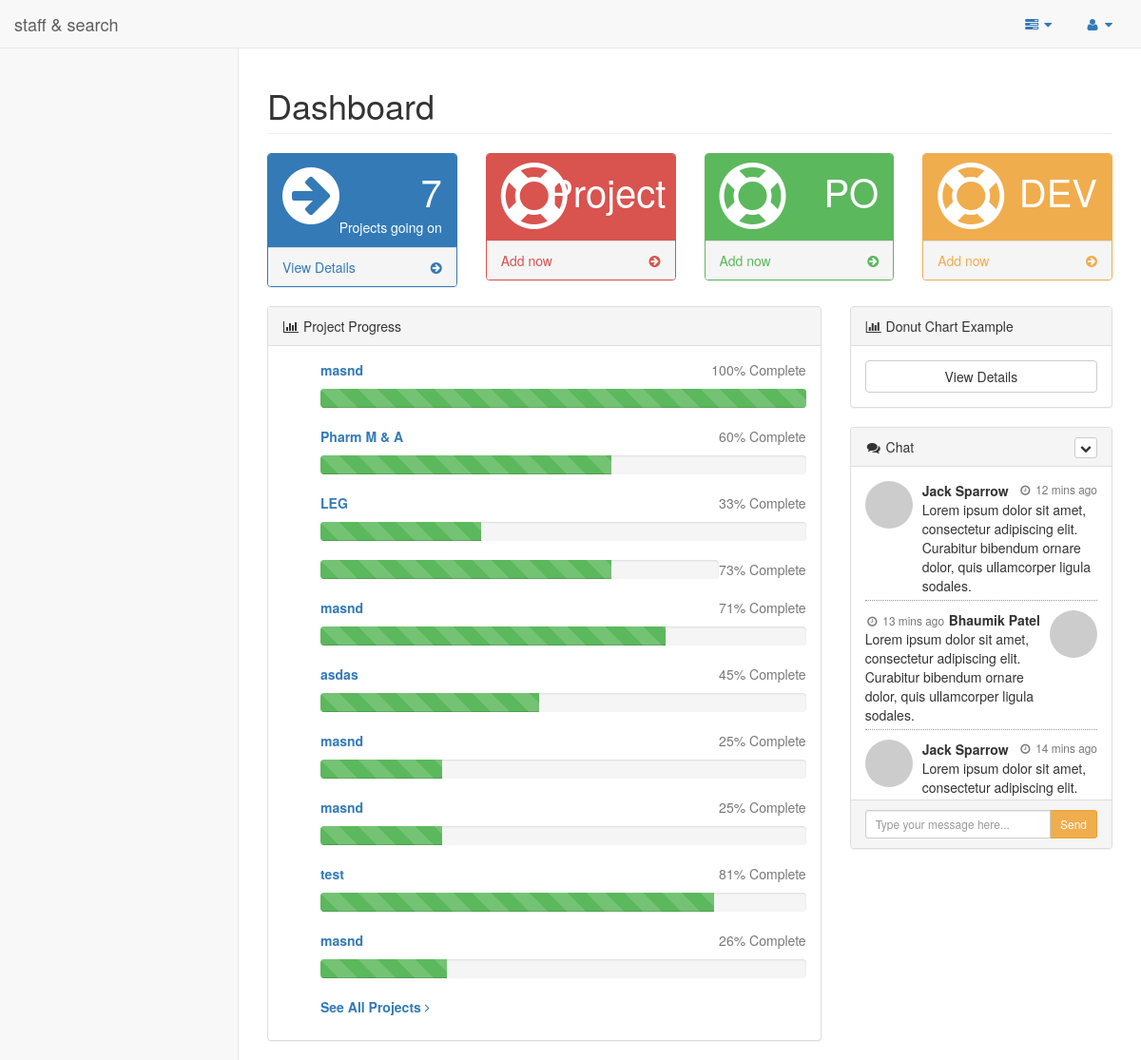
Page /admin/index.php on the earlier database version.
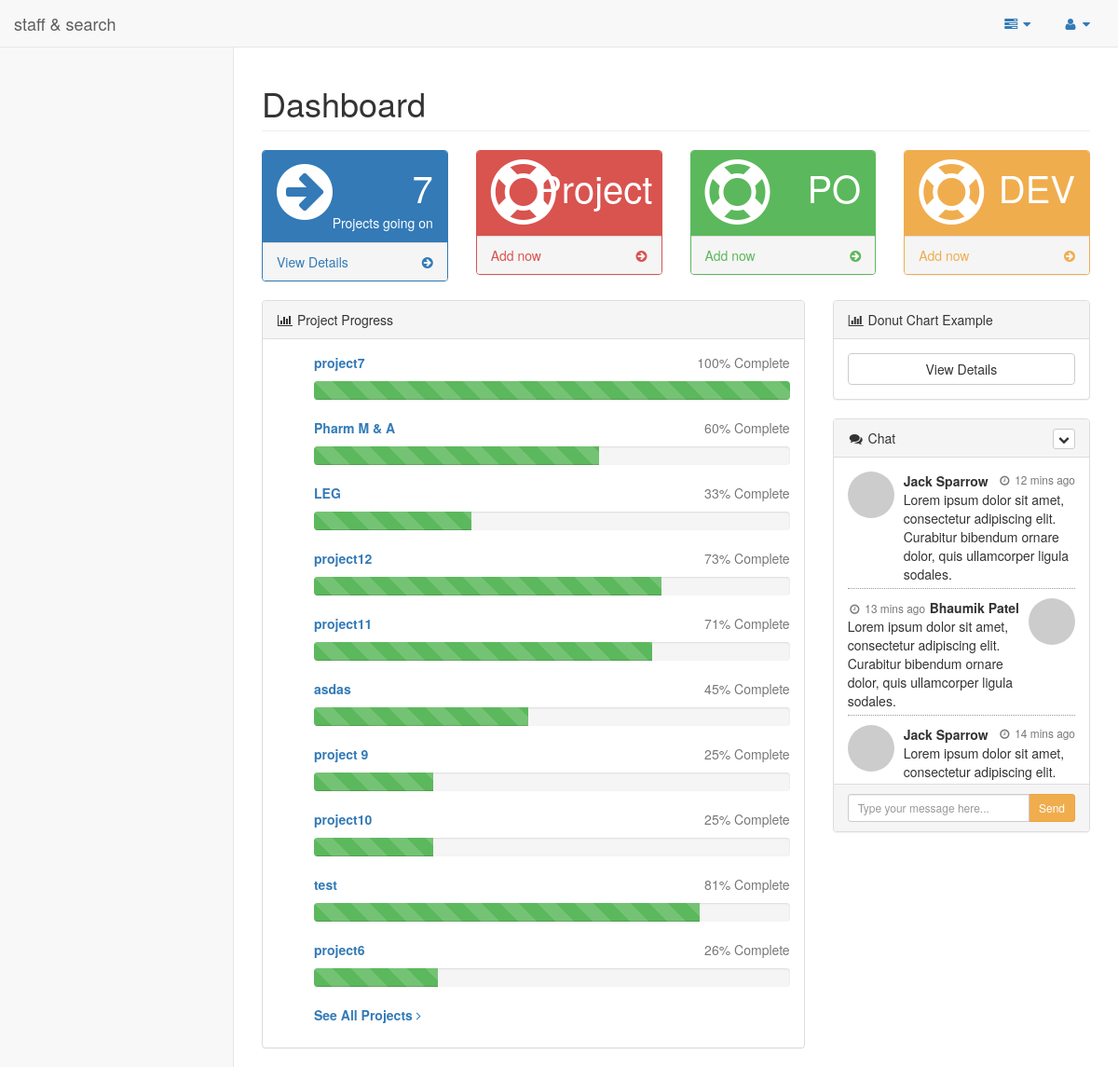
Same page on the later database version.
### tables this page shows
CREATE TABLE IF NOT EXISTS `projects` (
`project_id` int(11) NOT NULL,
  `name` varchar(50) NOT NULL,
  `start_day` date NOT NULL,
  `end_day` date NOT NULL,
  `description` text NOT NULL,
  `tech` text NOT NULL
);

### admin/index.php (the view, shortened to what this page needs)
<?php
    include("header.php");
?>
<body>
    <div id="wrapper">
       <?php
        include 'side_and_menu.php';
       ?>
       <?php
        function number_of_projects()
        {
        $res = mysql_query("select * from projects where end_day > curdate()");
        $response = mysql_num_rows($res);
        return $response;
        }
        ?>
        <div id="page-wrapper">
            <div class="row">
                <div class="col-lg-12">
                    <h1 class="page-header">Dashboard</h1>
                </div>
            </div>
            <div class="row">
                <div class="col-lg-3 col-md-6">
                    <div class="panel panel-primary">
                        <div class="panel-heading">
                            <div class="row">
                                <div class="col-xs-3">
                                    <i class="fa fa-arrow-circle-right fa-5x"></i>
                                </div>
                                <div class="col-xs-9 text-right">
                                    <div class="huge"><?php echo number_of_projects() ?></div>
                                    <div>Projects going on</div>
                                </div>
                            </div>
                        </div>
                        <a href="project_lists.php">
                            <div class="panel-footer">
                                <span class="pull-left">View Details</span>
                                <span class="pull-right"><i class="fa fa-arrow-circle-right"></i></span>
                                <div class="clearfix"></div>
                            </div>
                        </a>
                    </div>
                </div>
                <div class="col-lg-3 col-md-6">
                    <div class="panel panel-red">
                        <div class="panel-heading">
                            <div class="row">
                                <div class="col-xs-3">
                                    <i class="fa fa-support fa-5x"></i>
                                </div>
                                <div class="col-xs-9 text-right">
                                    <div class="huge">Project</div>
                                </div>
                            </div>
                        </div>
                        <a href="new_project.php">
                            <div class="panel-footer">
                                <span class="pull-left">Add now</span>
                                <span class="pull-right"><i class="fa fa-arrow-circle-right"></i></span>
                                <div class="clearfix"></div>
                            </div>
                        </a>
                    </div>
                </div>
                <div class="col-lg-3 col-md-6">
                    <div class="panel panel-green">
                        <div class="panel-heading">
                            <div class="row">
                                <div class="col-xs-3">
                                    <i class="fa fa-support fa-5x"></i>
                                </div>
                                <div class="col-xs-9 text-right">
                                    <div class="huge">PO </div>
                                </div>
                            </div>
                        </div>
                        <a href="new_po.php">
                            <div class="panel-footer">
                                <span class="pull-left">Add now</span>
                                <span class="pull-right"><i class="fa fa-arrow-circle-right"></i></span>
                                <div class="clearfix"></div>
                            </div>
                        </a>
                    </div>
                </div>
                <div class="col-lg-3 col-md-6">
                    <div class="panel panel-yellow">
                        <div class="panel-heading">
                            <div class="row">
                                <div class="col-xs-3">
                                    <i class="fa fa-support fa-5x"></i>
                                </div>
                                <div class="col-xs-9 text-right">
                                    <div class="huge">DEV </div>
                                </div>
                            </div>
                        </div>
                        <a href="new_dev.php">
                            <div class="panel-footer">
                                <span class="pull-left">Add now</span>
                                <span class="pull-right"><i class="fa fa-arrow-circle-right"></i></span>
                                <div class="clearfix"></div>
                            </div>
                        </a>
                    </div>
                </div>
            </div>
            <div class="row">
                <div class="col-lg-8">
                    <div class="panel panel-default">
                        <div class="panel-heading">
                            <i class="fa fa-bar-chart-o fa-fw"></i> Project Progress
                        </div>
                        <div class="panel-body">
                            <div id="morris-area-chart">
                                 <ul class="" style="list-style-type: none;">
 <?php
    $res = mysql_query("select * from projects order by end_day asc");
    while ($row = mysql_fetch_assoc($res))
    {
        $pr_id = $row["project_id"];
        $end_day = date_create($row["end_day"]);
        $start_day = date_create($row["start_day"]);
        $diff = date_diff($end_day, $start_day);
        $today = date_create(date("Y-m-d"));
       $diff_cur = date_diff($today, $start_day);
        $per = number_format(($diff_cur->days/$diff->days)*100, 0);
        $name = $row["name"];
        if($per > 100)
        {
            $per = 100;
        }
        echo '<li>
                            <a href="project_details.php?id='.$pr_id.'">
                                <div>
                                    <p>
                                        <strong>'.$name.'</strong>
                                        <span class="pull-right text-muted">'.$per.'% Complete</span>
                                    </p>
                                    <div class="progress progress-striped active">
                                        <div class="progress-bar progress-bar-success" role="progressbar" aria-valuenow="'.$per.'" aria-valuemin="0" aria-valuemax="100" style="width: '.$per.'%">
                                            <span class="sr-only">'.$per.'% Complete (success)</span>
                                        </div>
                                    </div>
                                </div>
                            </a>
                        </li>
    <li class="divider"></li>';
    }
 ?>
                        <li>
                            <a class="text-center" href="project_lists.php">
                                <strong>See All Projects</strong>
                                <i class="fa fa-angle-right"></i>
                            </a>
                        </li>
                    </ul>
                            </div>
                        </div>
                    </div>
                </div>
                <div class="col-lg-4">
                    <div class="panel panel-default">
                        <div class="panel-heading">
                            <i class="fa fa-bar-chart-o fa-fw"></i> Donut Chart Example
                        </div>
                        <div class="panel-body">
                            <a href="#" class="btn btn-default btn-block">View Details</a>
                        </div>
                    </div>
                    <div class="chat-panel panel panel-default">
                        <div class="panel-heading">
                            <i class="fa fa-comments fa-fw"></i>
                            Chat
                            <div class="btn-group pull-right">
                                <button type="button" class="btn btn-default btn-xs dropdown-toggle" data-toggle="dropdown">
                                    <i class="fa fa-chevron-down"></i>
                                </button>
                            </div>
                        </div>
                        <div class="panel-body">
                            <ul class="chat">
                                <li class="left clearfix">
                                    <span class="chat-img pull-left">
                                        <img src="http://placehold.it/50/55C1E7/fff" alt="User Avatar" class="img-circle" />
                                    </span>
                                    <div class="chat-body clearfix">
                                        <div class="header">
                                            <strong class="primary-font">Jack Sparrow</strong>
                                            <small class="pull-right text-muted">
                                                <i class="fa fa-clock-o fa-fw"></i> 12 mins ago
                                            </small>
                                        </div>
                                        <p>
                                            Lorem ipsum dolor sit amet, consectetur adipiscing elit. Curabitur bibendum ornare dolor, quis ullamcorper ligula sodales.
                                        </p>
                                    </div>
                                </li>
                                <li class="right clearfix">
                                    <span class="chat-img pull-right">
                                        <img src="http://placehold.it/50/FA6F57/fff" alt="User Avatar" class="img-circle" />
                                    </span>
                                    <div class="chat-body clearfix">
                                        <div class="header">
                                            <small class=" text-muted">
                                                <i class="fa fa-clock-o fa-fw"></i> 13 mins ago</small>
                                            <strong class="pull-right primary-font">Bhaumik Patel</strong>
                                        </div>
                                        <p>
                                            Lorem ipsum dolor sit amet, consectetur adipiscing elit. Curabitur bibendum ornare dolor, quis ullamcorper ligula sodales.
                                        </p>
                                    </div>
                                </li>
                                <li class="left clearfix">
                                    <span class="chat-img pull-left">
                                        <img src="http://placehold.it/50/55C1E7/fff" alt="User Avatar" class="img-circle" />
                                    </span>
                                    <div class="chat-body clearfix">
                                        <div class="header">
                                            <strong class="primary-font">Jack Sparrow</strong>
                                            <small class="pull-right text-muted">
                                                <i class="fa fa-clock-o fa-fw"></i> 14 mins ago</small>
                                        </div>
                                        <p>
                                            Lorem ipsum dolor sit amet, consectetur adipiscing elit. Curabitur bibendum ornare dolor, quis ullamcorper ligula sodales.
                                        </p>
                                    </div>
                                </li>
                            </ul>
                        </div>
                        <div class="panel-footer">
                            <div class="input-group">
                                <input id="btn-input" type="text" class="form-control input-sm" placeholder="Type your message here..." />
                                <span class="input-group-btn">
                                    <button class="btn btn-warning btn-sm" id="btn-chat">
                                        Send
                                    </button>
                                </span>
                            </div>
                        </div>
                    </div>
                </div>
            </div>
        </div>
    </div>
</body>
</html>

### admin/header.php (shortened to what this page needs)
<!DOCTYPE html>
<html lang="en">
<head>
    <link href="../bower_components/bootstrap/dist/css/bootstrap.min.css" rel="stylesheet">
    <link href="../bower_components/metisMenu/dist/metisMenu.min.css" rel="stylesheet">
    <link href="../dist/css/timeline.css" rel="stylesheet">
    <link href="../dist/css/sb-admin-2.css" rel="stylesheet">
    <link href="../bower_components/morrisjs/morris.css" rel="stylesheet">
    <link href="../bower_components/font-awesome/css/font-awesome.min.css" rel="stylesheet" type="text/css">
</head>

### admin/side_and_menu.php (shortened to what this page needs)
<nav class="navbar navbar-default navbar-static-top" role="navigation" style="margin-bottom: 0">
          <?php
          include("head_menu.php");
          ?>
       </nav>

### admin/head_menu.php (shortened to what this page needs)
<div class="navbar-header">
               <a class="navbar-brand" href="index.php">staff & search</a>
           </div>
           <ul class="nav navbar-top-links navbar-right">
               <li class="dropdown">
                   <a class="dropdown-toggle" data-toggle="dropdown" href="#">
                       <i class="fa fa-tasks fa-fw"></i>  <i class="fa fa-caret-down"></i>
                   </a>
               </li>
               <li class="dropdown">
                   <a class="dropdown-toggle" data-toggle="dropdown" href="#">
                       <i class="fa fa-user fa-fw"></i>  <i class="fa fa-caret-down"></i>
                   </a>
               </li>
           </ul>

Differences in the rows shown:
changed projects: name "masnd" → "project7"
changed projects: name (not shown) → "project12"
changed projects: name "masnd" → "project11"
changed projects: name "masnd" → "project 9"
changed projects: name "masnd" → "project10"
changed projects: name "masnd" → "project6"
